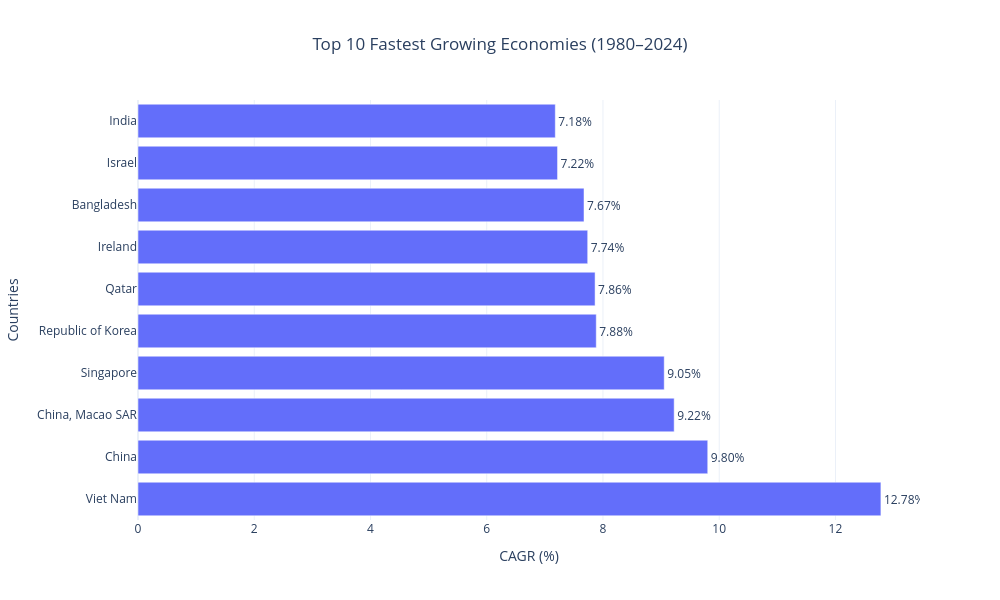

Here is the notebook cell this chart was saved with:
### Code cell
import plotly.graph_objects as go

fig = go.Figure()

fig.add_trace(go.Bar(
    x=top_growth["CAGR_%"],
    y=top_growth["Country"],
    orientation='h',
    text=[f"{v:.2f}%" for v in top_growth["CAGR_%"]],
    textposition='outside'
))

fig.update_layout(
    title=dict(
        text="Top 10 Fastest Growing Economies (1980–2024)",
        x=0.5
    ),
    xaxis_title="CAGR (%)",
    yaxis_title="Countries",
    width=1000,
    height=600,
    template="plotly_white"
)

# Match matplotlib ordering (top to bottom)
fig.update_yaxes(autorange="reversed")

fig.show()

### Figure 1 — Plotly figure (JSON) as saved in the notebook; plotly's stock layout.template omitted (floating-point values rounded to 4 significant figures)
{"data": [{"orientation": "h", "text": ["7.18%", "7.22%", "7.67%", "7.74%", "7.86%", "7.88%", "9.05%", "9.22%", "9.80%", "12.78%"], "textposition": "outside", "type": "bar", "x": [7.18, 7.218, 7.673, 7.737, 7.864, 7.884, 9.054, 9.225, 9.802, 12.78], "y": ["India", "Israel", "Bangladesh", "Ireland", "Qatar", "Republic of Korea", "Singapore", "China, Macao SAR", "China", "Viet Nam"]}], "layout": {"height": 600, "title": {"text": "Top 10 Fastest Growing Economies (1980–2024)", "x": 0.5}, "width": 1000, "xaxis": {"title": {"text": "CAGR (%)"}}, "yaxis": {"autorange": "reversed", "title": {"text": "Countries"}}}}
